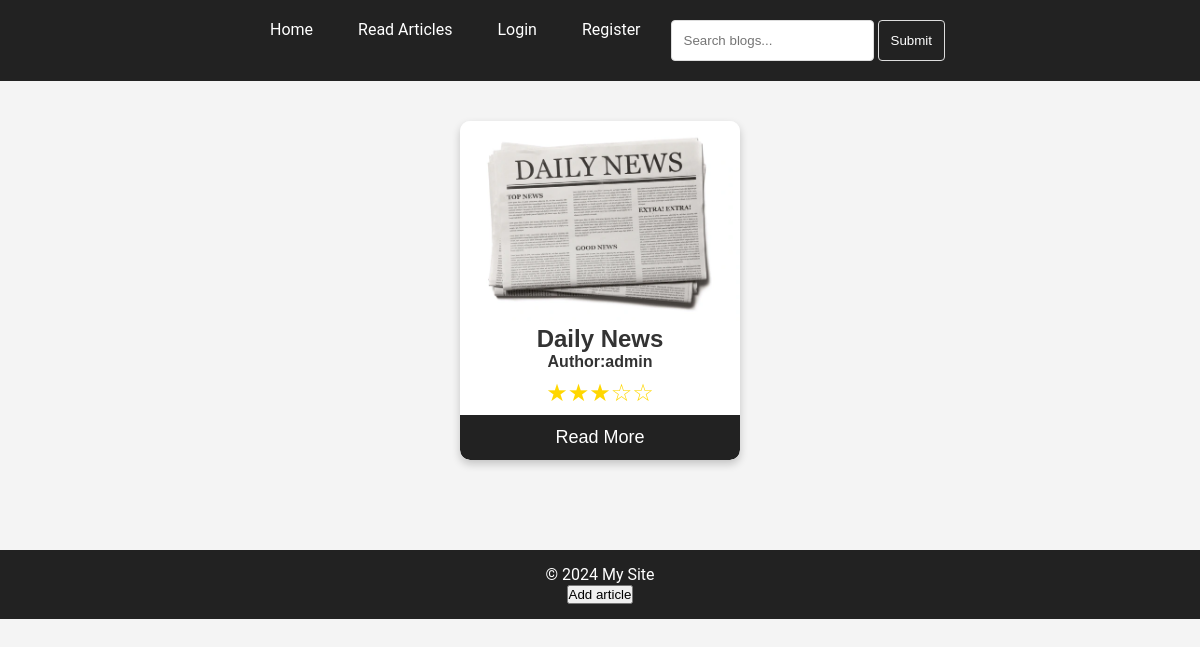
The app's page /blogs/articles-list/3/ with its own data.
### blogs/models.py (models this page shows, shortened)
class Articles(models.Model):
    title = models.CharField(max_length=256, blank=True, null=True)
    author = models.ForeignKey(settings.AUTH_USER_MODEL, on_delete=models.CASCADE)
    category = models.ForeignKey(Category, on_delete=models.CASCADE)
    text = models.TextField(blank=True, null=True)
    star_given = models.IntegerField(
        default=0,
        validators=[
            MinValueValidator(0),
            MaxValueValidator(5)
        ]
    )
    image = models.ImageField(upload_to='article_images/', blank=True, null=True,
                              default='default_images/not_available.png')
    created_at = models.DateTimeField(auto_now_add=True)
    updated_at = models.DateTimeField(auto_now=True)
    class Meta:
        db_table = 'articles'

### users/models.py (models this page shows)
class CustomUser(AbstractUser):
    image = models.ImageField(upload_to='users_images/', blank=True, null=True, default='default_images/user_image.png')
    groups = models.ManyToManyField(
        Group,
        related_name='custom_user_set',
        blank=True,
        help_text=(
            'The groups this user belongs to. A user will get all permissions '
            'granted to each of their groups.'
        ),
        related_query_name='custom_user',
    )
    user_permissions = models.ManyToManyField(
        Permission,
        related_name='custom_user_set',
        blank=True,
        help_text='Specific permissions for this user.',
        related_query_name='custom_user',
    )
    class Meta:
        db_table = 'customuser'
    def __str__(self):
        return f'{self.username}'

### blogs/views.py (the view)
# urls.py: path('articles-list/<int:pk>/', ArticlesListView.as_view(), name='articles-list'),
class ArticlesListView(View):
    def get(self, request, pk):
        articles = Articles.objects.filter(category=pk)
        context = {
            'articles': articles,
        }
        return render(request, 'blogs/articles_list.html', context=context)

### templates/blogs/articles_list.html
{% extends 'base.html' %}
{% block content %}
    {% if articles %}
        <div class="cards">
            {% for a in articles %}
                <div class="card">
                    <img src="{{ a.image.url }}" alt="Not found" class="card-img">
                    <h2>{{a.title}}</h2>
                    <h4>Author:{{a.author}}</h4>
                    <div class="star-rating" data-rating="{{ a.star_given }}">
                        <span class="stars"></span>
                    </div>
                    <a href="{% url 'blogs:articles-detail' a.pk %}"><button>Read More</button></a>
                </div>
            {% endfor %}
        </div>
    {% else %}
        <p>No available articles to read now.</p>
        <a href="{% url 'blogs:category-list' %}">Back to Categories</a>
    {% endif %}
{% endblock content %}

### templates/base.html (style rules this page uses)
* { margin: 0; padding: 0; box-sizing: border-box; text-decoration: none; list-style: none; }
body { font-family: 'Roboto', sans-serif; background-color: #f4f4f4; color: #333; }
.card { width: 280px; box-shadow: 0 4px 8px rgba(0, 0, 0, 0.2); border-radius: 10px; text-align: center; font-family: Arial, sans-serif; margin: 20px; background: #fff; overflow: hidden; }
.cards { padding-top: 20px; padding-bottom: 20px; display: flex; flex-wrap: wrap; justify-content: space-around; align-items: center; max-width: 1200px; margin: 0 auto; }
.card button { border: none; outline: 0; padding: 12px; color: #fff; background-color: #222; cursor: pointer; width: 100%; border-radius: 0 0 10px 10px; font-size: 18px; transition: background 0.3s; }
.card-img { width: 100%; height: 200px; object-fit: cover; }
.star-rating { display: inline-block; font-size: 0; margin: 10px 0; }
.stars { display: inline-block; font-size: 24px; line-height: 1; color: #FFD700; }

### records on screen
Articles: image (picture), title "Daily News", author "admin"
